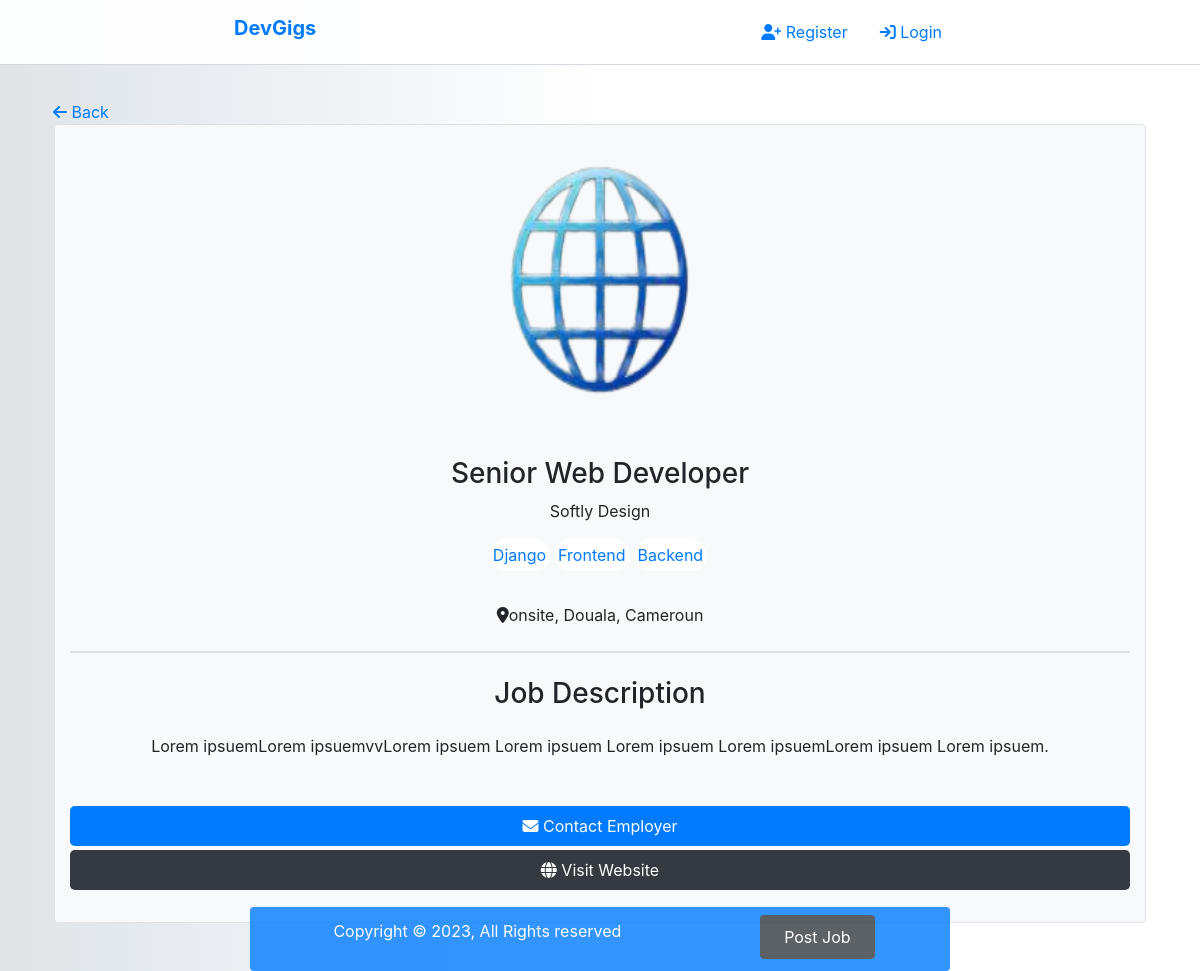
Page /show/11 on the committed database.
### devgigs/models.py (models this page shows, shortened)
class Listing(models.Model):
    user = models.ForeignKey(
        User, on_delete=models.CASCADE, related_name="creator")
    email = models.CharField(max_length=255)
    title = models.CharField(max_length=255)
    website = models.TextField()
    description = models.TextField()
    company = models.CharField(max_length=255)
    tags = models.CharField(max_length=25)
    location = models.CharField(max_length=255)
    timestamp = models.DateTimeField(auto_now_add=True)
    logo = models.ImageField(blank=True, null=True, upload_to='images/')

### devgigs/views.py (the view)
# urls.py: path("show/<int:listing_id>", views.show_listing, name="show"),
def show_listing(request, listing_id):
    try:
        listing = Listing.objects.get(pk=listing_id)
        listing.tags = [tag.strip() for tag in listing.tags.split(',')]
    except Listing.DoesNotExist:
        pass
    return render(request, 'devgigs/show.html', {
        "listing": listing
    })

### devgigs/templates/devgigs/show.html (shortened to what this page needs)
{% extends 'devgigs/layout.html' %}
{% load static %}
{% block body %}
<a href="{% url 'index' %}" class="inline-block text-black ml-2"><i class="fa-solid fa-arrow-left"></i>&nbsp;Back</a>
<div class="mx-4">
    <div class="row">
        <div class="bg-light col-md-12 border rounded py-2">
            <div class="flex flex-column align-items-center justify-content-center text-center">
                <div style="max-height: 300px !important; height: 300px;" class="col-sm-8 mx-auto mb-4">
                    {% if listing.logo %}
                    <img style="height:100%;width: 100%;" class="col-sm-12 col-md-8" src={{listing.logo.url}} alt="No image" />
                    {% else %}
                    <img style="height:100%;width: 100%;" class="col-sm-12 col-md-8"
                        src="{% static 'devgigs/images/no-image-icon-6.png' %}" alt="No image" />
                    {% endif %}
                </div>
                <h3 class="mb-2">{{listing.title}}</h3>
                <div class="font-bold mb-3">{{listing.company}}</div>
                <dl class="d-flex justify-content-center flex-sm-wrap flex-md-nowrap">
                    {% for tag in listing.tags %}
                    <dd class="bg-white text-white rounded-pill py-1 px-1 mr-1">
                        <a href="/?tag={{tag}}">{{tag}}</a>
                    </dd>
                    {% endfor %}
                </dl>
                <div class="my-4">
                    <i class="fa-solid fa-location-dot"></i>{{listing.location}}
                </div>
                <div class="border bg-secondary w-100 mb-4"></div>
                <div>
                    <h3 class="font-bold mb-4">
                        Job Description
                    </h3>
                    <div class="text-lg mb-4">
                        <p>
                            {{listing.description}}
                        </p>
                        <a href="mailto:{{listing.email}}"
                            class="d-block bg-primary text-white mt-5 py-2 rounded-lg mb-1"><i
                                class="fa-solid fa-envelope"></i>
                            Contact Employer</a>
                        <a href="https://test.com" target="_blank"
                            class="d-block bg-dark text-white py-2 rounded-lg"><i
                                class="fa-solid fa-globe"></i> Visit
                            Website</a>
                    </div>
                </div>
            </div>
        </div>
    </div>
</div>
{% endblock %}

### devgigs/static/devgigs/styles.css (style rules this page uses)
body { background: linear-gradient(90deg, rgb(224, 228, 230) 0%, rgb(228, 233, 238) 10%, white 50% ); }

### rows in the picture
Listing: logo (picture), title "Senior Web Developer", company "Softly Design", location "onsite, Douala, Cameroun", description "Lorem ipsuemLorem ipsuemvvLorem ipsuem Lorem ipsuem Lorem ipsuem Lorem ipsuemLorem ipsuem Lorem ipsuem."

### other values in the picture
{{ tag }} "Django" "Frontend" "Backend"
